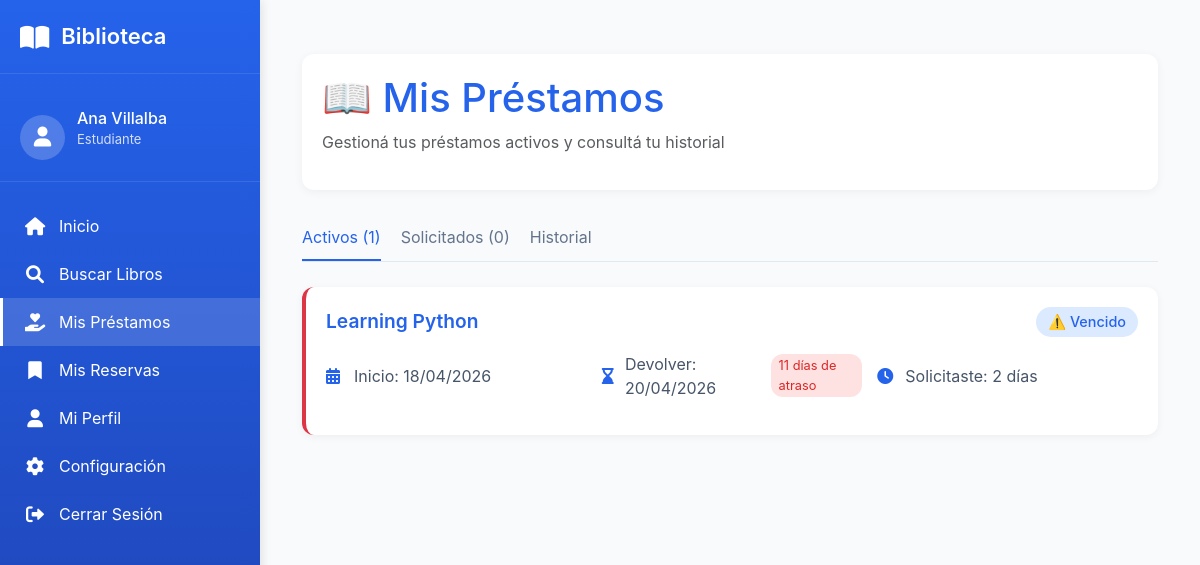
The page /mis-prestamos/ (signed in) on the database as committed earlier.
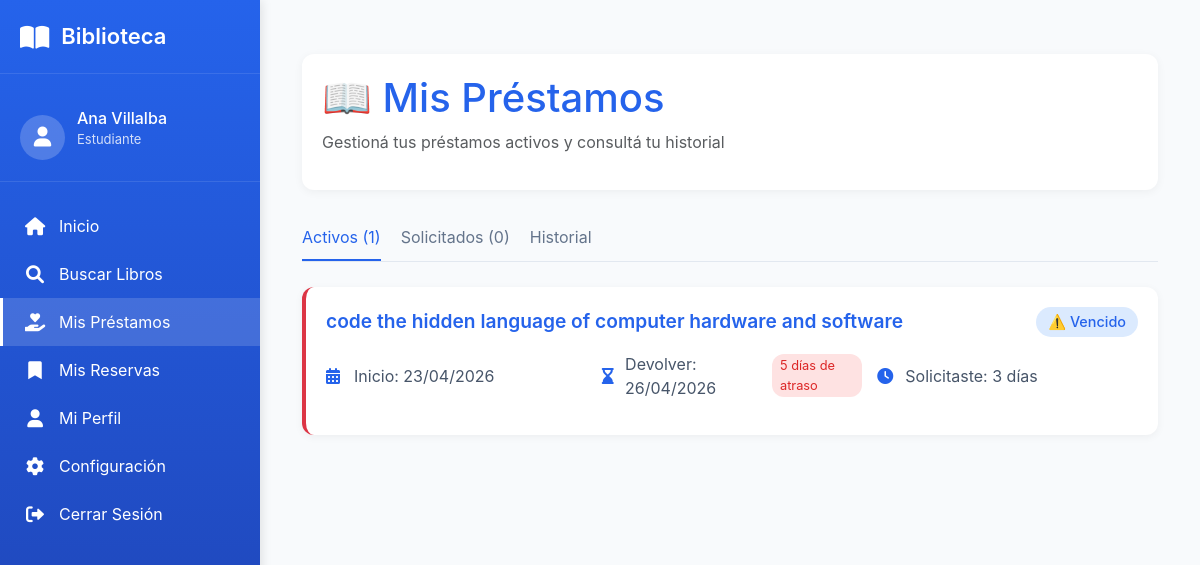
The same page on the database as committed later.
### usuario/models.py (models this page shows, shortened)
class Socio(models.Model):
    TIPO_USUARIO_CHOICES = [
        ('estudiante', 'Estudiante'),
        ('docente', 'Docente'),
        ('administrativo', 'Administrativo'),
        ('externo', 'Externo'),
    ]
    ESTADO_SOCIO_CHOICES = [
        ('activo', 'Activo'),
        ('moroso', 'Moroso'),
        ('inhabilitado', 'Inhabilitado'),
    ]
    user = models.OneToOneField(
        User,
        on_delete=models.CASCADE,
        verbose_name="Usuario de Django"
    )
    cedula = models.CharField(
        max_length=20,
        unique=True,
        verbose_name="Cédula"
    )
    telefono = models.CharField(
        max_length=20,
        blank=True,
        null=True,
        verbose_name="Teléfono"
    )
    direccion = models.CharField(
        max_length=150,
        blank=True,
        null=True,
        verbose_name="Dirección"
    )
    carrera = models.CharField(
        max_length=100,
        blank=True,
        null=True,
        verbose_name="Carrera/Profesión"
    )
    tipo_usuario = models.CharField(
        max_length=50,
        choices=TIPO_USUARIO_CHOICES,
        verbose_name="Tipo de usuario"
    )
    estado_socio = models.CharField(
        max_length=20,
        choices=ESTADO_SOCIO_CHOICES,
        default='activo',
        verbose_name="Estado"
    )
    fecha_registro = models.DateField(
        auto_now_add=True,
        verbose_name="Fecha de registro"
    )
    nivel_acceso = models.ForeignKey(
        NivelAcceso,
        on_delete=models.PROTECT,
        verbose_name="Nivel de acceso"
    )
    class Meta:
        verbose_name = "Socio"
        verbose_name_plural = "Socios"

### prestamo/models.py (models this page shows, shortened)
class Prestamo(models.Model):
    ESTADO_PRESTAMO_CHOICES = [
        ('SOLICITADO', 'Solicitado'),
        ('ACTIVO', 'Activo'),
        ('VENCIDO', 'Vencido'),
        ('DEVUELTO', 'Devuelto'),
        ('EXTRAVIADO', 'Extraviado'),
        ('CANCELADA', 'Cancelada'),
    ]
    socio = models.ForeignKey(
        Socio,
        on_delete=models.PROTECT,
        related_name='prestamos',
        verbose_name="Socio"
    )
    ejemplar = models.ForeignKey(
        Ejemplar,
        on_delete=models.PROTECT,
        related_name='prestamos',
        verbose_name="Ejemplar"
    )
    dias_solicitados = models.IntegerField(
        verbose_name="Días solicitados",
        help_text="Cantidad de días que el usuario pidió el libro (1-5)",
        null=True,
        blank=True
    )
    fecha_prestamo = models.DateTimeField(
        auto_now_add=True,
        verbose_name="Fecha de préstamo"
    )
    fecha_vencimiento = models.DateField(
        verbose_name="Fecha de vencimiento"
    )
    fecha_devolucion_real = models.DateField(
        null=True,
        blank=True,
        verbose_name="Fecha de devolución real"
    )
    estado = models.CharField(
        max_length=20,
        choices=ESTADO_PRESTAMO_CHOICES,
        default='ACTIVO',
        verbose_name="Estado"
    )
    observaciones = models.TextField(
        blank=True,
        null=True,
        verbose_name="Observaciones"
    )
    class Meta:
        verbose_name = "Préstamo"
        verbose_name_plural = "Préstamos"
        ordering = ['-fecha_prestamo']
        indexes = [
            models.Index(fields=['estado']),
            models.Index(fields=['fecha_vencimiento']),
        ]
    @property
    def dias_atraso(self):
        from django.utils import timezone
        if not self.fecha_vencimiento:
            return 0
        if self.estado == 'EXTRAVIADO':
            return 0
        if self.fecha_devolucion_real:
            if self.fecha_devolucion_real > self.fecha_vencimiento:
                return (self.fecha_devolucion_real - self.fecha_vencimiento).days
            return 0
        hoy = timezone.now().date()
        if hoy > self.fecha_vencimiento:
            return (hoy - self.fecha_vencimiento).days
        return 0

### catalogo/models.py (models this page shows, shortened)
class Ejemplar(models.Model):
    ESTADO_FISICO_CHOICES = [
        ('BUENO', 'Bueno'),
        ('REGULAR', 'Regular'),
        ('MALO', 'Malo'),
        ('DANADO', 'Dañado'),
        ('PERDIDO', 'Perdido'),
    ]
    DISPONIBILIDAD_CHOICES = [
        ('DISPONIBLE', 'Disponible'),
        ('PRESTADO', 'Prestado'),
        ('RESERVADO', 'Reservado'),
        ('EN_REPARACION', 'En reparación'),
    ]
    libro = models.ForeignKey(
        'Libro',
        on_delete=models.PROTECT,
        related_name='ejemplares',
        verbose_name="Libro",
        db_column='isbn_libro'
    )
    codigo_inventario = models.CharField(
        max_length=50,
        unique=True,
        verbose_name="Código de inventario"
    )
    estado_fisico = models.CharField(
        max_length=20,
        choices=ESTADO_FISICO_CHOICES,
        default='BUENO',
        verbose_name="Estado físico"
    )
    disponibilidad = models.CharField(
        max_length=20,
        choices=DISPONIBILIDAD_CHOICES,
        default='DISPONIBLE',
        verbose_name="Disponibilidad"
    )
    ubicacion = models.CharField(
        max_length=100,
        blank=True,
        null=True,
        verbose_name="Ubicación física",
        help_text="Ej: Estante A3, Sección 5, Sala 2, etc."
    )
    class Meta:
        db_table = 'Ejemplar'
        verbose_name = "Ejemplar"
        verbose_name_plural = "Ejemplares"
        indexes = [
            models.Index(fields=['codigo_inventario']),
            models.Index(fields=['disponibilidad']),
        ]

class Libro(models.Model):
    activo = models.BooleanField(default=True, verbose_name="Activo")
    """Libros del catálogo"""
    isbn = models.CharField(
        max_length=20,
        unique=True,
        verbose_name="ISBN"
    )
    titulo = models.CharField(
        max_length=200,
        verbose_name="Título"
    )
    anio_publicacion = models.IntegerField(
        blank=True,
        null=True,
        verbose_name="Año de publicación"
    )
    descripcion = models.TextField(
        blank=True,
        null=True,
        verbose_name="Descripción / Sinopsis",
        help_text="Breve descripción o sinopsis del libro"
    )
    editorial = models.ForeignKey(
        Editorial,
        on_delete=models.PROTECT,
        verbose_name="Editorial"
    )
    categoria = models.ForeignKey(
        Categoria,
        on_delete=models.PROTECT,
        verbose_name="Categoría"
    )
    autores = models.ManyToManyField(
        Autor,
        through='LibroAutor',
        verbose_name="Autores"
    )
    imagen = models.ImageField(
        upload_to='libros/',
        blank=True,
        null=True,
        verbose_name="Imagen de tapa"
    )
    cantidad_total = models.IntegerField(
        default=0,
        verbose_name="Total de ejemplares"
    )
    inventario_disponible = models.IntegerField(
        default=0,
        verbose_name="Ejemplares disponibles"
    )
    class Meta:
        verbose_name = "Libro"
        verbose_name_plural = "Libros"

### prestamo/views.py (the view)
# urls.py: path('mis-prestamos/', views.mis_prestamos, name='mis_prestamos'),
@login_required
def mis_prestamos(request):
    prestamos = Prestamo.objects.filter(
        socio=request.user.socio
    ).select_related('ejemplar__libro').order_by('-fecha_prestamo')
    prestamos_activos = prestamos.filter(estado='ACTIVO')
    prestamos_solicitados = prestamos.filter(estado='SOLICITADO')
    historial = prestamos.filter(estado__in=['DEVUELTO', 'EXTRAVIADO'])
    context = {
        'activos': prestamos_activos,
        'solicitados': prestamos_solicitados,
        'historial': historial,
        'hoy': date.today(),
    }
    return render(request, 'prestamo/mis_prestamos.html', context)

### templates/prestamo/mis_prestamos.html (shortened to what this page needs)
{% extends 'base/menu_usuario.html' %}
{% load static %}
{% block main_content %}
<div class="container py-4">
    <div class="prestamos-header">
        <h1 style="color: var(--primary-blue);">📖 Mis Préstamos</h1>
        <p class="text-muted">Gestioná tus préstamos activos y consultá tu historial</p>
    </div>
    <div class="tab-prestamos">
        <div class="tab-item active" onclick="cambiarTab('activos')">Activos ({{ activos|length }})</div>
        <div class="tab-item" onclick="cambiarTab('solicitados')">Solicitados ({{ solicitados|length }})</div>
        <div class="tab-item" onclick="cambiarTab('historial')">Historial</div>
    </div>
    <div id="prestamos-activos">
        {% for prestamo in activos %}
            <div class="prestamo-card {% if prestamo.fecha_vencimiento < hoy %}vencido{% endif %}">
                <div class="prestamo-header">
                    <span class="prestamo-titulo">{{ prestamo.ejemplar.libro.titulo }}</span>
                    <span class="estado-badge estado-activo">
                        {% if prestamo.fecha_vencimiento < hoy %}
                            ⚠️ Vencido
                        {% else %}
                            ✅ Activo
                        {% endif %}
                    </span>
                </div>
                <div class="prestamo-detalles">
                    <div class="detalle-item">
                        <i class="fas fa-calendar-alt"></i>
                        <span>Inicio: {{ prestamo.fecha_prestamo|date:"d/m/Y" }}</span>
                    </div>
                    <div class="detalle-item">
                        <i class="fas fa-hourglass-end"></i>
                        <span>Devolver: {{ prestamo.fecha_vencimiento|date:"d/m/Y" }}</span>
                        {% if prestamo.fecha_vencimiento < hoy %}
                            <span class="multa-badge">
                                {{ prestamo.dias_atraso }} días de atraso
                            </span>
                        {% endif %}
                    </div>
                    <div class="detalle-item">
                        <i class="fas fa-clock"></i>
                        <span>Solicitaste: {{ prestamo.dias_solicitados }} días</span>
                    </div>
                </div>
            </div>
        {% endfor %}
    </div>
</div>
{% endblock %}

### templates/base/menu_usuario.html (shortened to what this page needs)
<!DOCTYPE html>
<html lang="es">
<head>
    <link href="https://cdn.jsdelivr.net/npm/bootstrap@5.3.0-alpha1/dist/css/bootstrap.min.css" rel="stylesheet">
    <link rel="stylesheet" href="https://cdnjs.cloudflare.com/ajax/libs/font-awesome/6.0.0/css/all.min.css">
</head>
<body>
    <div class="sidebar">
        <div class="sidebar-header">
            <div class="logo">
                <i class="fas fa-book-open"></i>
                <span>Biblioteca</span>
            </div>
        </div>
        <div class="user-info">
            <div class="user-avatar">
                <i class="fas fa-user"></i>
            </div>
            <div class="user-details">
                <h4>{{ user.first_name }} {{ user.last_name }}</h4>
                <p>{{ user.socio.tipo_usuario|title }}</p>
            </div>
        </div>
        <ul class="sidebar-menu">
            <li class="menu-item" id="menu-inicio">
                <a href="{% url 'home' %}">
                    <i class="fas fa-home"></i>
                    <span>Inicio</span>
                </a>
            </li>
            <li class="menu-item" id="menu-catalogo">
                <a href="{% url 'catalogo_lista' %}">
                    <i class="fas fa-search"></i>
                    <span>Buscar Libros</span>
                </a>
            </li>
            <li class="menu-item">
                <a href="{% url 'mis_prestamos' %}">
                    <i class="fas fa-hand-holding-heart"></i>
                    <span>Mis Préstamos</span>
                </a>
            </li>
            <li class="menu-item">
                <a href="{% url 'mis_reservas' %}">
                    <i class="fas fa-bookmark"></i>
                    <span>Mis Reservas</span>
                </a>
            </li>
            <li class="menu-item">
                <a href="{% url 'mi_perfil' %}">
                    <i class="fas fa-user"></i>
                    <span>Mi Perfil</span>
                </a>
            </li>
            <li class="menu-item">
                <a href="{% url 'configuracion' %}">
                    <i class="fas fa-cog"></i>
                    <span>Configuración</span>
                </a>
            </li>
            <li class="menu-item">
                <a href="{% url 'logout' %}">
                    <i class="fas fa-sign-out-alt"></i>
                    <span>Cerrar Sesión</span>
                </a>
            </li>
        </ul>
    </div>
    <div class="main-content">
        {% block main_content %}{% endblock %}
    </div>
</body>
</html>

### templates/base/menu_usuario.html (style rules this page uses)
:root { --primary-blue: #2563eb; --dark-blue: #1e40af; --light-blue: #dbeafe; --text-dark: #1e293b; --text-light: #64748b; --sidebar-width: 260px; }
* { margin: 0; padding: 0; box-sizing: border-box; }
body { background-color: #f8fafc; font-family: 'Inter', -apple-system, BlinkMacSystemFont, sans-serif; color: var(--text-dark); display: flex; min-height: 100vh; }
.sidebar { width: var(--sidebar-width); background: linear-gradient(180deg, var(--primary-blue), var(--dark-blue)); color: white; height: 100vh; position: fixed; padding: 20px 0; transition: all 0.3s; box-shadow: 2px 0 10px rgba(0, 0, 0, 0.1); overflow-y: auto; }
.sidebar-header { padding: 0 20px 20px; border-bottom: 1px solid rgba(255, 255, 255, 0.1); margin-bottom: 20px; }
.logo { display: flex; align-items: center; gap: 12px; font-size: 22px; font-weight: 600; }
.logo i { font-size: 26px; }
.user-info { padding: 15px 20px; display: flex; align-items: center; gap: 12px; border-bottom: 1px solid rgba(255, 255, 255, 0.1); margin-bottom: 20px; }
.user-avatar { width: 45px; height: 45px; border-radius: 50%; background: rgba(255, 255, 255, 0.2); display: flex; align-items: center; justify-content: center; font-size: 20px; }
.user-details h4 { font-size: 16px; margin-bottom: 2px; }
.user-details p { font-size: 13px; opacity: 0.8; }
.sidebar-menu { list-style: none; padding: 0; }
.menu-item { padding: 12px 20px; transition: all 0.3s; border-left: 3px solid transparent; }
.menu-item.active { background: rgba(255, 255, 255, 0.15); border-left-color: white; }
.menu-item a { color: white; text-decoration: none; display: flex; align-items: center; gap: 12px; width: 100%; }
.menu-item i { font-size: 18px; width: 24px; text-align: center; }
.main-content { flex: 1; margin-left: var(--sidebar-width); padding: 30px; width: calc(100% - var(--sidebar-width)); }

### templates/prestamo/mis_prestamos.html (style rules this page uses)
.prestamos-header { background: white; padding: 20px; border-radius: 12px; box-shadow: 0 2px 10px rgba(0,0,0,0.05); margin-bottom: 25px; }
.prestamo-card { background: white; border-radius: 12px; padding: 20px; margin-bottom: 15px; box-shadow: 0 2px 8px rgba(0,0,0,0.05); border-left: 4px solid var(--primary-blue); transition: all 0.3s; }
.prestamo-card.vencido { border-left-color: #dc3545; }
.prestamo-header { display: flex; justify-content: space-between; align-items: center; margin-bottom: 10px; }
.prestamo-titulo { font-size: 1.2rem; font-weight: 600; color: var(--primary-blue); }
.prestamo-detalles { display: grid; grid-template-columns: repeat(auto-fit, minmax(200px, 1fr)); gap: 15px; margin: 15px 0; }
.detalle-item { display: flex; align-items: center; gap: 8px; color: #475569; }
.detalle-item i { color: var(--primary-blue); width: 20px; }
.estado-badge { padding: 4px 12px; border-radius: 20px; font-size: 0.9rem; font-weight: 500; }
.estado-activo { background: #dbeafe; color: var(--primary-blue); }
.multa-badge { background: #fee2e2; color: #dc2626; padding: 2px 8px; border-radius: 12px; font-size: 0.8rem; margin-left: 10px; }
.tab-prestamos { display: flex; gap: 20px; border-bottom: 1px solid #e2e8f0; margin-bottom: 25px; }
.tab-item { padding: 10px 0; cursor: pointer; color: #64748b; border-bottom: 2px solid transparent; transition: all 0.3s; }
.tab-item.active { color: var(--primary-blue); border-bottom-color: var(--primary-blue); }

Rows that differ between the two databases and show on the page:
no longer on this page (row edited): Prestamo: ejemplar.libro.titulo "Learning Python", shows "⚠️ Vencido", fecha_prestamo "18/04/2026", fecha_vencimiento "20/04/2026", dias_atraso "11", dias_solicitados "2"
added Prestamo: ejemplar.libro.titulo "code the hidden language of computer hardware and software", shows "⚠️ Vencido", fecha_prestamo "23/04/2026", fecha_vencimiento "26/04/2026", dias_atraso "5", dias_solicitados "3"
